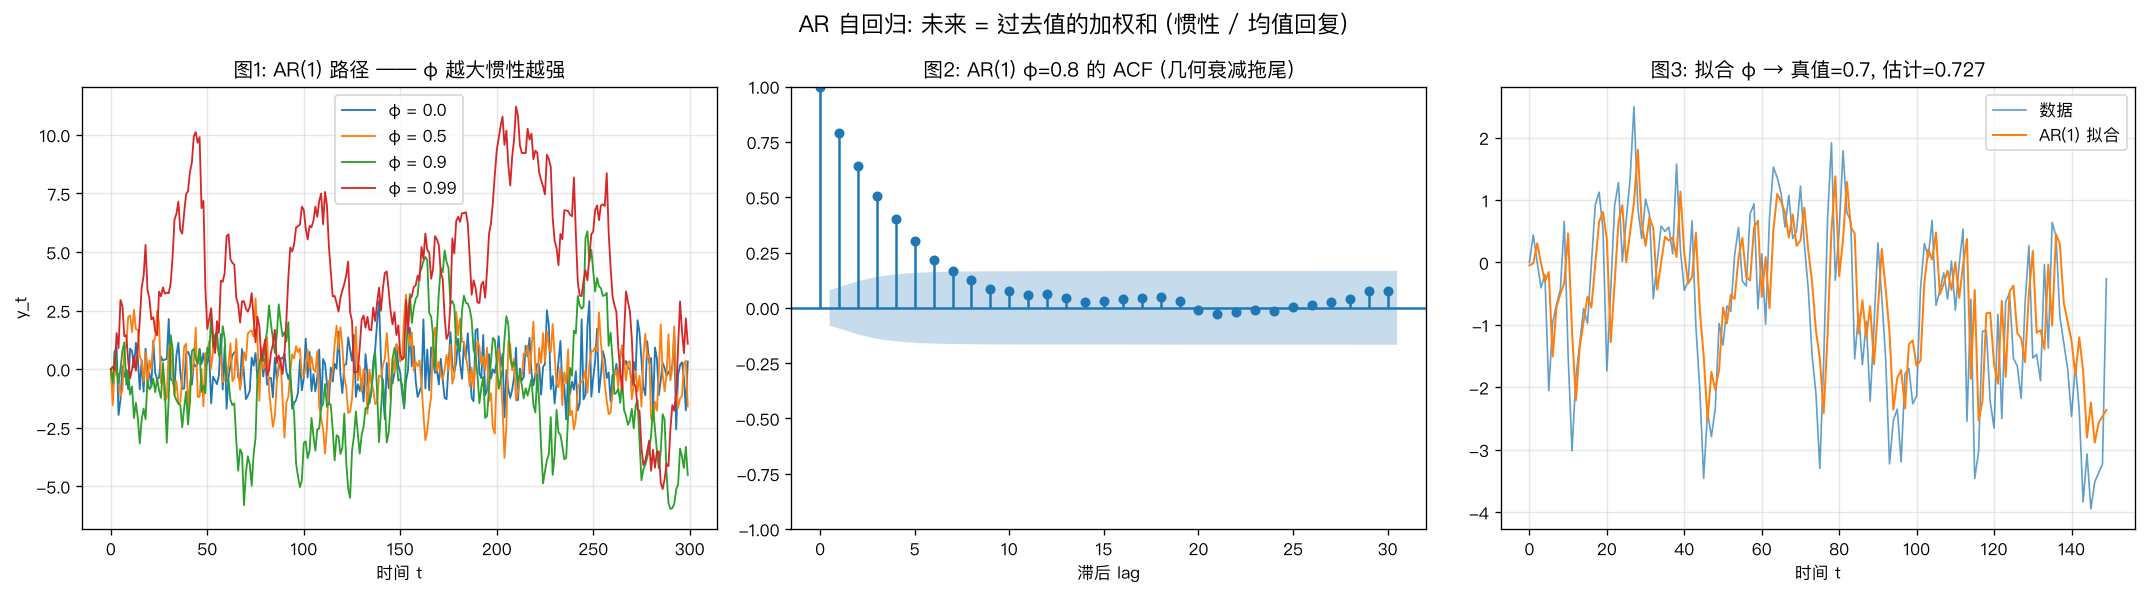

Write Python code to recreate this figure.
# /// script
# requires-python = ">=3.10"
# dependencies = ["numpy", "matplotlib", "statsmodels"]
# ///
"""
01 AR (AutoRegressive, 自回归) —— "未来 = 过去值的加权和"
========================================================

一句话直觉:
    今天的值, 主要由"最近几天的值"决定 (惯性系统)。
    AR(p): y_t = c + φ_1·y_{t-1} + ... + φ_p·y_{t-p} + ε_t

类比:
    水温。现在水很热, 下一刻大概率还是热的 —— 它"记得"自己刚才的状态。
    φ 就是"记性有多好": φ 越接近 1, 惯性越强, 回到均值越慢。

金融场景:
    - 均值回复 (mean-reversion): 利差、配对交易的价差, 偏离后会慢慢被拉回。
      AR(1) 里 0<φ<1 正是"慢慢拉回均值"的数学形式。
    - 短期动量: φ>0 表示涨了还想涨 (但纯价格通常接近随机游走 φ≈1)。

关键性质 (以 AR(1): y_t = φ·y_{t-1} + ε_t 为例):
    | φ 的取值      | 行为                         |
    | ------------ | --------------------------- |
    | |φ| < 1      | 平稳, 围绕均值波动 (可建模)      |
    | φ = 1        | 随机游走 (不平稳, 就是股价)      |
    | |φ| > 1      | 爆炸发散 (现实里几乎不出现)      |
    长期均值 μ = c/(1-φ); 衰减"半衰期" ≈ ln(0.5)/ln(φ)

这张图做什么:
    图 1  不同 φ 的 AR(1) 路径    → 直观看"惯性强弱"
    图 2  ACF (自相关函数)        → AR 的指纹: 拖尾衰减 (geometric decay)
    图 3  用 statsmodels 拟合      → 从数据反推 φ, 看估计准不准
"""

import matplotlib.pyplot as plt
import numpy as np
from statsmodels.graphics.tsaplots import plot_acf
from statsmodels.tsa.arima.model import ARIMA

plt.rcParams["font.sans-serif"] = ["PingFang SC", "Hiragino Sans GB", "Arial Unicode MS"]
plt.rcParams["axes.unicode_minus"] = False

rng = np.random.default_rng(42)


def simulate_ar1(phi: float, n: int, sigma: float = 1.0, c: float = 0.0) -> np.ndarray:
    """模拟 AR(1): y_t = c + φ·y_{t-1} + ε_t, ε ~ N(0, σ²)。"""
    y = np.zeros(n)
    eps = rng.normal(0, sigma, size=n)
    for t in range(1, n):
        y[t] = c + phi * y[t - 1] + eps[t]
    return y


def main() -> None:
    n = 300
    fig, axes = plt.subplots(1, 3, figsize=(18, 5))

    # ---- 图 1: 不同 φ 的路径 ----
    ax = axes[0]
    for phi in (0.0, 0.5, 0.9, 0.99):
        ax.plot(simulate_ar1(phi, n), label=f"φ = {phi}", lw=1.1)
    ax.set_title("图1: AR(1) 路径 —— φ 越大惯性越强")
    ax.set_xlabel("时间 t")
    ax.set_ylabel("y_t")
    ax.legend()
    ax.grid(alpha=0.3)

    # ---- 图 2: ACF, AR 的指纹是"拖尾衰减" ----
    y = simulate_ar1(0.8, 600)
    plot_acf(y, lags=30, ax=axes[1], title="图2: AR(1) φ=0.8 的 ACF (几何衰减拖尾)")
    axes[1].set_xlabel("滞后 lag")

    # ---- 图 3: 拟合, 从数据反推 φ ----
    true_phi = 0.7
    y = simulate_ar1(true_phi, 800)
    # ARIMA(p=1, d=0, q=0) 就是 AR(1)
    res = ARIMA(y, order=(1, 0, 0)).fit()
    est_phi = res.arparams[0]
    ax = axes[2]
    ax.plot(y[:150], label="数据", lw=1.0, alpha=0.7)
    fitted = res.fittedvalues[:150]
    ax.plot(fitted, label="AR(1) 拟合", lw=1.2)
    ax.set_title(f"图3: 拟合 φ → 真值={true_phi}, 估计={est_phi:.3f}")
    ax.set_xlabel("时间 t")
    ax.legend()
    ax.grid(alpha=0.3)

    fig.suptitle("AR 自回归: 未来 = 过去值的加权和 (惯性 / 均值回复)", fontsize=14)
    fig.tight_layout()
    out = __file__.replace(".py", ".png")
    fig.savefig(out, dpi=120, bbox_inches="tight")
    print(f"图已保存: {out}")
    print(f"真实 φ = {true_phi}, 估计 φ = {est_phi:.4f}")
    print("一句话: AR 看'过去的值', ACF 拖尾衰减是它的指纹。")


if __name__ == "__main__":
    main()
